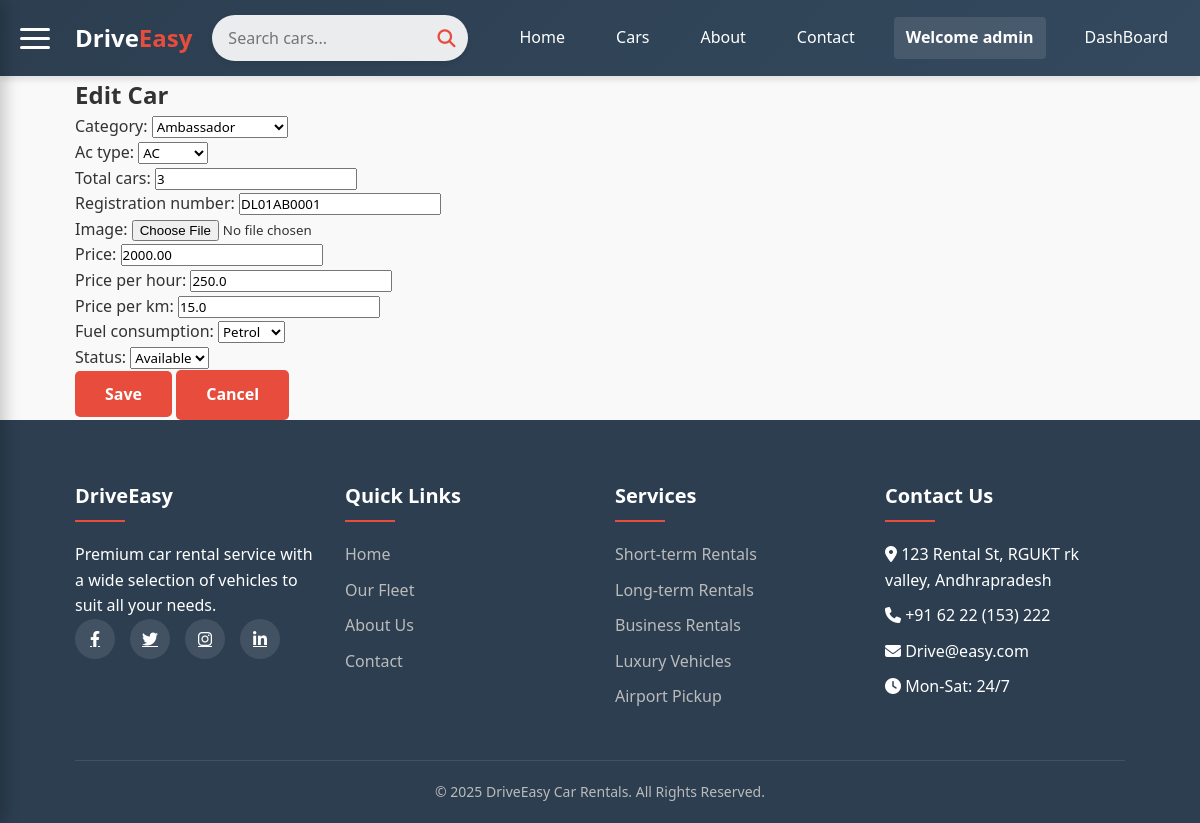
The page /dashboard/cars/1/edit/ (signed in) on the database its author committed.
### app/models.py (models this page shows, shortened)
class Car(models.Model):
    CATEGORY_CHOICES = [
        ('Ambassador', 'Ambassador'),
        ('Tata Sumo', 'Tata Sumo'),
        ('Maruti Omni', 'Maruti Omni'),
        ('Maruti Esteem', 'Maruti Esteem'),
        ('Mahindra Armada', 'Mahindra Armada'),
    ]
    AC_CHOICES = [('AC', 'AC'), ('Non-AC', 'Non-AC')]
    STATUS_CHOICES = [('available', 'Available'), ('repair', 'Repair')]
    Fuel_con = [('petrol', 'Petrol'), ('diesel', 'Diesel'), ('gas', 'Gas'), ('electric', 'Electric')]
    category = models.CharField(max_length=20, choices=CATEGORY_CHOICES)
    ac_type = models.CharField(max_length=10, choices=AC_CHOICES)
    total_cars = models.IntegerField(default=1)
    registration_number = models.CharField(max_length=20, unique=True)
    image = models.ImageField(upload_to='cars/')
    price = models.DecimalField(max_digits=8, decimal_places=2)
    price_per_hour = models.FloatField(default=0)
    price_per_km = models.FloatField(default=0)
    fuel_consumption = models.CharField(max_length=15, choices=Fuel_con, default='diesel')
    status = models.CharField(max_length=10, choices=STATUS_CHOICES, default='available')
    is_returned = models.BooleanField(default=False)
    pending_payment = models.DecimalField(max_digits=10, decimal_places=2, default=0)
    damage_reported = models.BooleanField(default=False)
    damage_fee = models.DecimalField(max_digits=10, decimal_places=2, default=0)
    returned_at = models.DateTimeField(null=True, blank=True)

### app/views.py (the view)
# urls.py: path('dashboard/cars/<int:pk>/edit/', views.car_update_view, name='car_update'),
@staff_member_required
def car_update_view(request, pk):
    car = get_object_or_404(Car, id=pk)
    if request.method == 'POST':
        form = CarForm(request.POST, request.FILES, instance=car)
        if form.is_valid():
            form.save()
            messages.success(request, 'Car updated successfully.')
            return redirect('car_detail', pk=car.id)
    else:
        form = CarForm(instance=car)
    return render(request, 'app/car_form.html', {'form': form, 'title': 'Edit Car'})

### app/forms.py (shortened to what this page needs)
class CarForm(forms.ModelForm):
    class Meta:
        from .models import Car
        model = Car
        fields = [
            'category', 'ac_type', 'total_cars', 'registration_number',
            'image', 'price', 'price_per_hour', 'price_per_km',
            'fuel_consumption', 'status'
        ]
        widgets = {
            'category': forms.Select(attrs={'class': 'form-control'}),
            'ac_type': forms.Select(attrs={'class': 'form-control'}),
            'total_cars': forms.NumberInput(attrs={'class': 'form-control'}),
            'registration_number': forms.TextInput(attrs={'class': 'form-control'}),
            'image': forms.FileInput(attrs={'class': 'form-control-file'}),
            'price': forms.NumberInput(attrs={'class': 'form-control', 'step': '0.01'}),
            'price_per_hour': forms.NumberInput(attrs={'class': 'form-control', 'step': '0.01'}),
            'price_per_km': forms.NumberInput(attrs={'class': 'form-control', 'step': '0.01'}),
            'fuel_consumption': forms.Select(attrs={'class': 'form-control'}),
            'status': forms.Select(attrs={'class': 'form-control'}),
        }

### app/templates/app/car_form.html (shortened to what this page needs)
{% extends 'app/base.html' %}
{% block content %}
<div class="container mt-4">
    <h2>{{ title }}</h2>
    <form method="post" enctype="multipart/form-data">
        {% for field in form %}
            <div class="mb-3">
                <label class="form-label">{{ field.label_tag }}</label>
                {{ field }}
            </div>
        {% endfor %}
        <button type="submit" class="btn btn-primary">Save</button>
        <a href="{% url 'car_list' %}" class="btn btn-secondary">Cancel</a>
    </form>
</div>
{% endblock %}

### app/templates/app/header.html (shortened to what this page needs)
{% load static %}
<!DOCTYPE html>
<html lang="en">
<head>
  <link rel="stylesheet" href="{% static 'app/css/h_style.css' %}">
  <link rel="stylesheet" href="https://cdnjs.cloudflare.com/ajax/libs/font-awesome/6.4.0/css/all.min.css">
</head>
<body>
  <header>
    <div class="header-container">
      <div id="hamburger" class="hamburger" onclick="toggleSidebar()">
        <div></div>
        <div></div>
        <div></div>
      </div>
      <a href="{% url 'index' %}" class="logo">Drive<span>Easy</span></a>
      <form action="{% url 'cars' %}" method="get" class="search-form">
        <input type="text" name="q" placeholder="Search cars..." class="search-input">
        <button type="submit" class="search-button">
          <i class="fas fa-search"></i>
        </button>
      </form>
      <nav>
        <ul>
          <li><a href="{% url 'index' %}">Home</a></li>
          <li><a href="{% url 'cars' %}">Cars</a></li>
          <li><a href="{% url 'about' %}">About</a></li>
          <li><a href="#contact">Contact</a></li>
          {% if user.is_authenticated %}
            <li class="user-welcome">Welcome {{ user.username }}</li>
            {% if user.is_superuser %}
            <li><a href="{% url 'admin_dashboard' %}">DashBoard</a></li>
            {% else %}
            <li><a href="{% url 'booked_cars' %}">Booked Cars</a></li>
            <li><a href="{% url 'logout' %}">Logout</a></li>
            {% endif %}
          {% else %}
            <li><a href="{% url 'login' %}">Login</a></li>
            <li><a href="{% url 'register' %}">Register</a></li>
          {% endif %}
        </ul>
      </nav>
    </div>
  </header>
</body>
</html>

### app/static/app/css/style.css (style rules this page uses)
:root { --primary: #2c3e50; --secondary: #e74c3c; --light: #ecf0f1; --dark: #34495e; --success: #27ae60; }
* { margin: 0; padding: 0; box-sizing: border-box; font-family: 'Segoe UI', Tahoma, Geneva, Verdana, sans-serif; }
body { background-color: #f9f9f9; color: #333; line-height: 1.6; }
.container { width: 90%; max-width: 1200px; margin: 0 auto; padding: 0 15px; }
nav ul { display: flex; list-style: none; }
nav ul li { margin-left: 25px; }
nav ul li a { color: white; text-decoration: none; font-weight: 500; transition: color 0.3s; }
.btn { display: inline-block; padding: 12px 30px; background-color: var(--secondary); color: white; border: none; border-radius: 5px; font-size: 16px; font-weight: 600; text-decoration: none; transition: all 0.3s; cursor: pointer; }
.search-form { display: grid; grid-template-columns: repeat(auto-fit, minmax(200px, 1fr)); gap: 15px; }

### app/static/app/css/h_style.css (style rules this page uses)
:root { --primary: #2c3e50; --dark: #34495e; --light: #ecf0f1; --accent: #e74c3c; --text-light: #ffffff; --shadow: 0 4px 6px rgba(0, 0, 0, 0.1); --transition: all 0.3s ease; }
* { margin: 0; padding: 0; box-sizing: border-box; font-family: 'Segoe UI', Tahoma, Geneva, Verdana, sans-serif; }
body { background-color: #f9f9f9; color: #333; line-height: 1.6; overflow-x: hidden; }
header { background: linear-gradient(135deg, var(--primary), var(--dark)); color: white; padding: 15px 0; box-shadow: var(--shadow); position: sticky; top: 0; z-index: 1000; border-bottom: none; }
.header-container { display: flex; align-items: center; max-width: 1200px; margin: 0 auto; padding: 0 20px; }
.hamburger { cursor: pointer; display: flex; flex-direction: column; width: 30px; height: 21px; justify-content: space-between; transition: var(--transition); margin-right: 25px; }
.hamburger div { height: 3px; width: 100%; background-color: white; border-radius: 10px; transition: var(--transition); }
.logo { font-weight: bold; font-size: 24px; color: #fff; text-decoration: none; margin-right: 20px; transition: var(--transition); }
.logo span { color: var(--accent); }
.search-form { flex: 1; display: flex; align-items: center; position: relative; margin-right: 15px; max-width: 400px; }
.search-input { width: 100%; padding: 12px 45px 12px 16px; border: none; border-radius: 25px; outline: none; font-size: 16px; background: rgba(255, 255, 255, 0.9); transition: var(--transition); box-shadow: 0 2px 5px rgba(0,0,0,0.1); }
.search-button { position: absolute; right: 12px; top: 50%; transform: translateY(-50%); border: none; background: transparent; color: var(--accent); cursor: pointer; font-size: 18px; transition: var(--transition); }
nav { margin-left: auto; }
nav ul { display: flex; list-style: none; gap: 2px; align-items: center; margin: 0; padding: 0; }
nav ul li a { color: #fff; text-decoration: none; font-weight: 500; padding: 8px 12px; border-radius: 4px; transition: var(--transition); }
.user-welcome { color: white; font-weight: 600; padding: 8px 12px; border-radius: 4px; background: rgba(255, 255, 255, 0.1); }
.btn { display: inline-block; padding: 12px 30px; background-color: var(--accent); color: white; text-decoration: none; border-radius: 5px; font-weight: 600; transition: var(--transition); }

### rows shown on the page
Car: form "Ambassador" "AC" "3" "DL01AB0001" "2000.00" "250.0" "15.0" "Petrol" "Available"

### other values the page prints
{{ user.username }} "admin"
{{ title }} "Edit Car"
{{ field.label_tag }} "Category:" "Ac type:" "Total cars:" "Registration number:" "Image:" "Price:" "Price per hour:" "Price per km:" "Fuel consumption:" "Status:"
